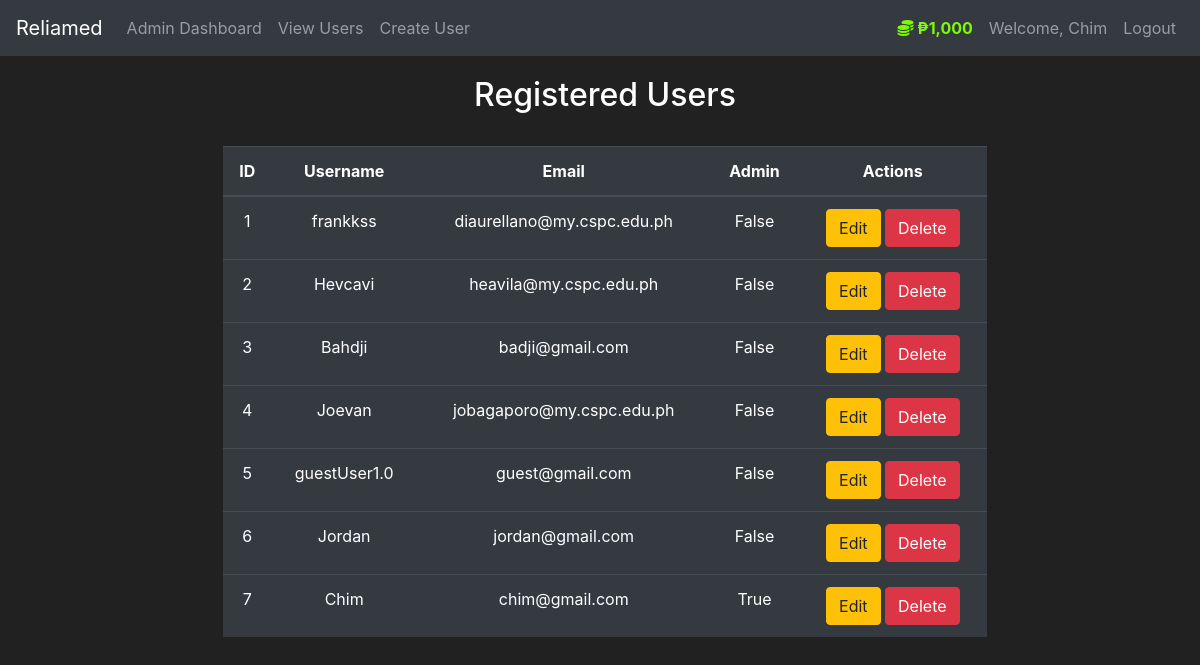
Screenshot of /view-users (signed in) with the database file from the repository.
### reliamed/models.py (models this page shows, shortened)
class User(db.Model, UserMixin):
    id = db.Column(db.Integer, primary_key=True)
    username = db.Column(db.String(length=30), nullable=False, unique=True)
    email_address = db.Column(db.String(length=50), nullable=False, unique=True)
    password_hash = db.Column(db.String(length=60), nullable=False)
    budget = db.Column(db.Integer, nullable=False, default=1000)
    is_admin = db.Column(db.Boolean, default=False) # added column in User table | Used for checking if user is admin or not
    products = db.relationship('Pharmaceuticals', backref='owned_user', lazy=True)  # Ensure this line is added
    @property
    def prettier_budget(self):
        if len(str(self.budget)) >= 4:
            return f'₱{str(self.budget)[:-3]},{str(self.budget)[-3:]}'
        else:
            return f"₱{self.budget}"
    @property
    def password(self):
        raise AttributeError('password is not a readable attribute.')

### reliamed/routes.py (the view)
@app.route('/view-users', methods=['GET', 'POST'])
@login_required
@admin_required
def view_users():
    users = User.query.all()
    return render_template('admin/view_users.html', users=users)

### reliamed/models.py (called while the page is built)
@login_manager.user_loader
def load_user(user_id):
    return User.query.get(int(user_id))

### reliamed/templates/admin/view_users.html (shortened to what this page needs)
{% extends 'base.html' %}
{% block content %}
<div class="row justify-content-center" style="margin-top:20px; margin-left:10px; margin-right: 0px">
    <div class="col-8 text-center">
        <h2>Registered Users</h2>
        <br>
        <table class="table table-hover table-dark">
        <thead>
            <tr>
                <th>ID</th>
                <th>Username</th>
                <th>Email</th>
                <th>Admin</th>
                <th>Actions</th>
            </tr>
        </thead>
        <tbody>
            {% for user in users %}
            <tr>
                <td>{{ user.id }}</td>
                <td>{{ user.username }}</td>
                <td>{{ user.email_address }}</td>
                <td>{{ user.is_admin }}</td>
                <td>
                    <a href="{{ url_for('edit_user', user_id=user.id) }}" class="btn btn-warning">Edit</a>
                    <form action="{{ url_for('delete_user', user_id=user.id) }}" method="POST" style="display:inline;">
                        <button type="submit" class="btn btn-danger">Delete</button>
                    </form>
                </td>
            </tr>
            {% endfor %}
        </tbody>
        </table>
    </div>
</div>
{% endblock %}

### reliamed/templates/base.html (shortened to what this page needs)
<!doctype html>
<html lang="en">
   <head>
      <link rel="stylesheet" href="https://cdn.jsdelivr.net/npm/bootstrap@4.5.3/dist/css/bootstrap.min.css">
   </head>
   <body>
    <nav class="navbar navbar-expand-md navbar-dark bg-dark">
      <a class="navbar-brand" href="#">Reliamed</a>
      <div class="collapse navbar-collapse" id="navbarNav">
        <ul class="navbar-nav mr-auto">
            {% if current_user.is_authenticated and current_user.is_admin %}
            <li class="nav-item">
                <a class="nav-link" href="{{ url_for('admin_home') }}">Admin Dashboard</a>
            </li>
            <li class="nav-item">
                <a class="nav-link" href="{{ url_for('view_users') }}">View Users</a>
            </li>
            <li class="nav-item">
                <a class="nav-link" href="{{ url_for('create_user') }}">Create User</a>
            </li>
            {% endif %}
        </ul>
          {% if current_user.is_authenticated %}
            <ul class="navbar-nav">
                <li class="nav-item">
                    <a class="nav-link" style="color: lawngreen; font-weight: bold">
                        <i class="fas fa-coins"></i>
                        {{ current_user.prettier_budget }}
                    </a>
                </li>
                <li class="nav-item">
                    <a class="nav-link">Welcome, {{ current_user.username }}</a>
                </li>
                <li class="nav-item">
                    <a class="nav-link" href="{{ url_for('logout_page') }}">Logout</a>
                </li>
            </ul>
          {% endif %}
      </div>
    </nav>
      {% block content %}
      {% endblock %}
   </body>
</html>

### reliamed/templates/base.html (style rules this page uses)
body { background-color: #212121; color: white }

### rows the page displays
User: prettier_budget "₱1,000", username "Chim", id "7", email_address "chim@gmail.com", is_admin "True"
User: id "1", username "frankkss", email_address "diaurellano@my.cspc.edu.ph", is_admin "False"
User: id "2", username "Hevcavi", email_address "heavila@my.cspc.edu.ph", is_admin "False"
User: id "3", username "Bahdji", email_address "badji@gmail.com", is_admin "False"
User: id "4", username "Joevan", email_address "jobagaporo@my.cspc.edu.ph", is_admin "False"
User: id "5", username "guestUser1.0", email_address "guest@gmail.com", is_admin "False"
User: id "6", username "Jordan", email_address "jordan@gmail.com", is_admin "False"
